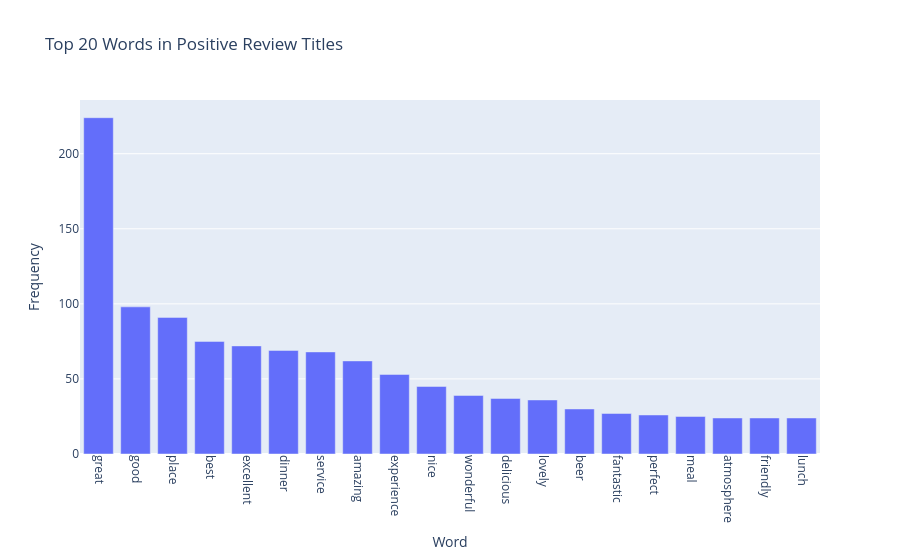

The notebook cell this image was saved under:
### Code cell
import plotly.express as px

positive_word_freq = Counter(postive_words)
positive_common_words = positive_word_freq.most_common(20)
    
# Convert to DataFrame for plotting
positive_freq_df = pd.DataFrame(positive_common_words, columns=['Word', 'Frequency'])
    
# Convert to DataFrame for plotting
positive_freq_df = pd.DataFrame(positive_common_words, columns=['Word', 'Frequency'])
    
fig = px.bar(
    positive_freq_df,
    x='Word',
    y='Frequency',
    title='Top 20 Words in Positive Review Titles',
    labels={'Word': 'Word', 'Frequency': 'Frequency'}
)

# Update x-axis tick rotation
fig.update_layout(xaxis={'tickangle': 90}, height=500)

# Show the figure
fig.show()

### Figure 1 — Plotly figure (JSON) as saved in the notebook; plotly's stock layout.template omitted (floating-point values rounded to 4 significant figures)
{"data": [{"alignmentgroup": "True", "hovertemplate": "Word=%{x}<br>Frequency=%{y}<extra></extra>", "legendgroup": "", "marker": {"color": "#636efa", "pattern": {"shape": ""}}, "name": "", "offsetgroup": "", "orientation": "v", "showlegend": false, "textposition": "auto", "type": "bar", "x": ["great", "good", "place", "best", "excellent", "dinner", "service", "amazing", "experience", "nice", "wonderful", "delicious", "lovely", "beer", "fantastic", "perfect", "meal", "atmosphere", "friendly", "lunch"], "xaxis": "x", "y": [224, 98, 91, 75, 72, 69, 68, 62, 53, 45, 39, 37, 36, 30, 27, 26, 25, 24, 24, 24], "yaxis": "y"}], "layout": {"autosize": true, "barmode": "relative", "legend": {"tracegroupgap": 0}, "title": {"text": "Top 20 Words in Positive Review Titles"}, "xaxis": {"anchor": "y", "autorange": true, "domain": [0, 1], "range": [-0.5, 19.5], "tickangle": 90, "title": {"text": "Word"}, "type": "category"}, "yaxis": {"anchor": "x", "autorange": true, "domain": [0, 1], "range": [0, 235.8], "title": {"text": "Frequency"}, "type": "linear"}}}
